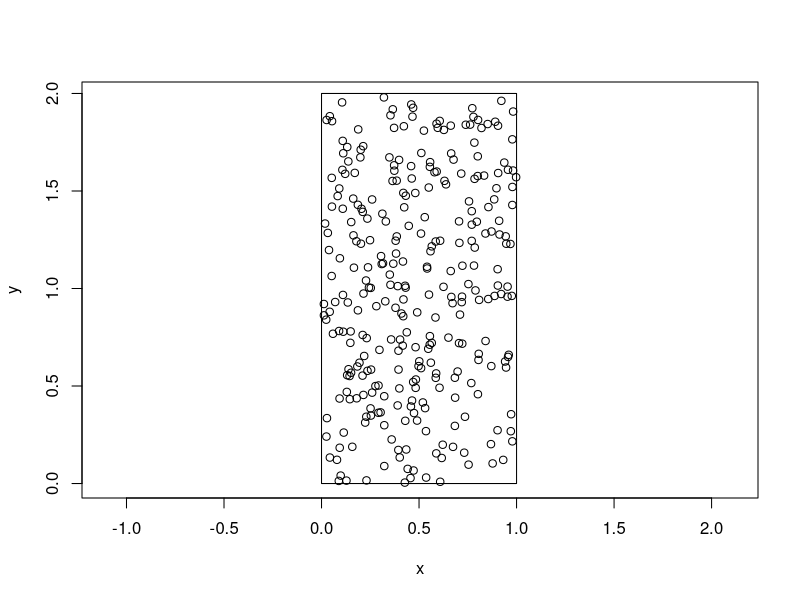
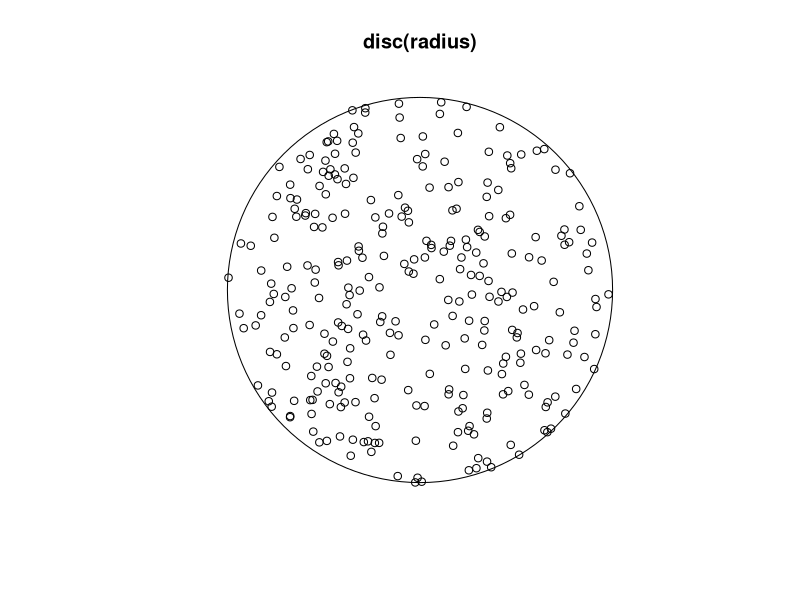
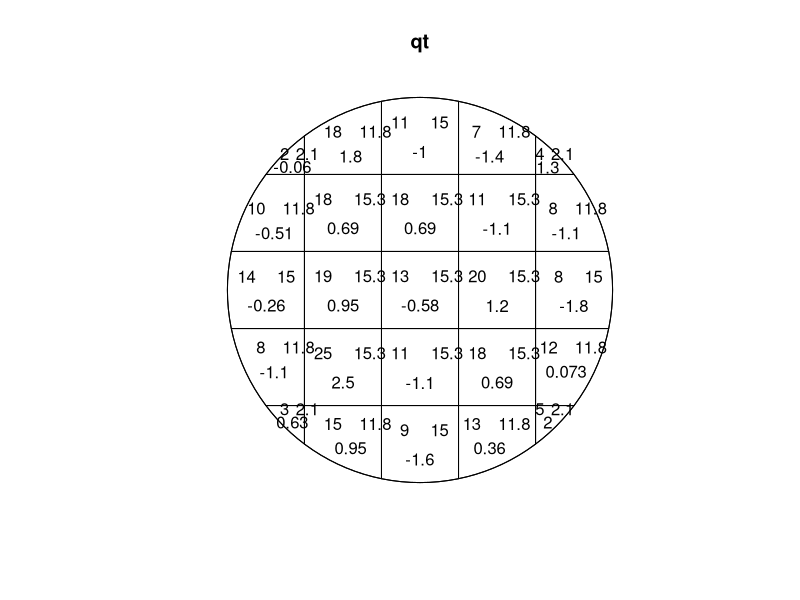

The R source for these figures, in order:
## ---- chunk 1
knitr::opts_chunk$set(echo = TRUE)
## ---- chunk 2
#load the libraries - tell us which packages you're using and why

#load your data - which datasets do you need?
#I'll be working with simulated point data to demonstrate some point pattern analyses. In order
#to do this, I'll create a plot with points within it using rnorm. 

#Making uniform density patterns:

#Starting with doing it in a rectangle.
# The number of points to create
n <- 300

# Set the range
xmin <- 0
xmax <- 1
ymin <- 0
ymax <- 2

# Sample from a Uniform distribution
x <- runif(n, xmin, xmax)
y <- runif(n, ymin, ymax )


# Plot points and a rectangle
# The aspect ratio of the boundary rectangle is 2 
# (it is twice as tall as wide), but the aspect ratio of the
# coordinates needs to be 1 so the rectangle appears that way.


# Plot points and a rectangle

mapxy <- function(a = NA){
  plot(x, y, asp = a)
  rect(xmin, ymin, xmax, ymax)
}

mapxy(1)

#-----generating x number of random points in a circle-------#
#plot circle with random points in it
# Load the spatstat package
library(spatstat)

# Create this many points, in a circle of this radius
n_points <- 300
radius <- 10

# Generate uniform random numbers up to radius-squared
r_squared <- runif(n_points, 0, radius^2)
angle <- runif(n_points, 0, 2*pi)

# Take the square root of the values to get a uniform spatial distribution
xx <- sqrt(r_squared)* cos(angle)
yy <- sqrt(r_squared) * sin(angle)

plot(disc(radius)); points(xx, yy)

#Organize the data - what form should the data be in? A list? how many elements, a data frame? how many rows and columns?

#I'll list simulated data in different forms here:
#uniform in a circle
#uniform in a rectangle
#clustered in a circle
#clustered in a rectangle

#Analysis/processing step 1 - what are you hoping to do here, why? 

#I'm going to do a basic test for uniformity of points. This is a simple point pattern analysis to try, and a good thing to screen point data for. 

#Testing for uniformity of points in a circle
# Define variables
#variables here are sourced from the sphere above, but needed for this analysis are:
#x - the, x coordinate
#y, the y coordinate
#window, the planar extent

# Set coordinates and window
ppxy <- ppp(x = xx, y = yy, window = disc(radius))

# Test the point pattern
qt <- quadrat.test(ppxy)

# Inspect the results
plot(qt)
print(qt)

#Analysis/processing step 2 - what are you hoping to do here, why? 

#Check the outcomes? How will you know if your steps worked?

# 
